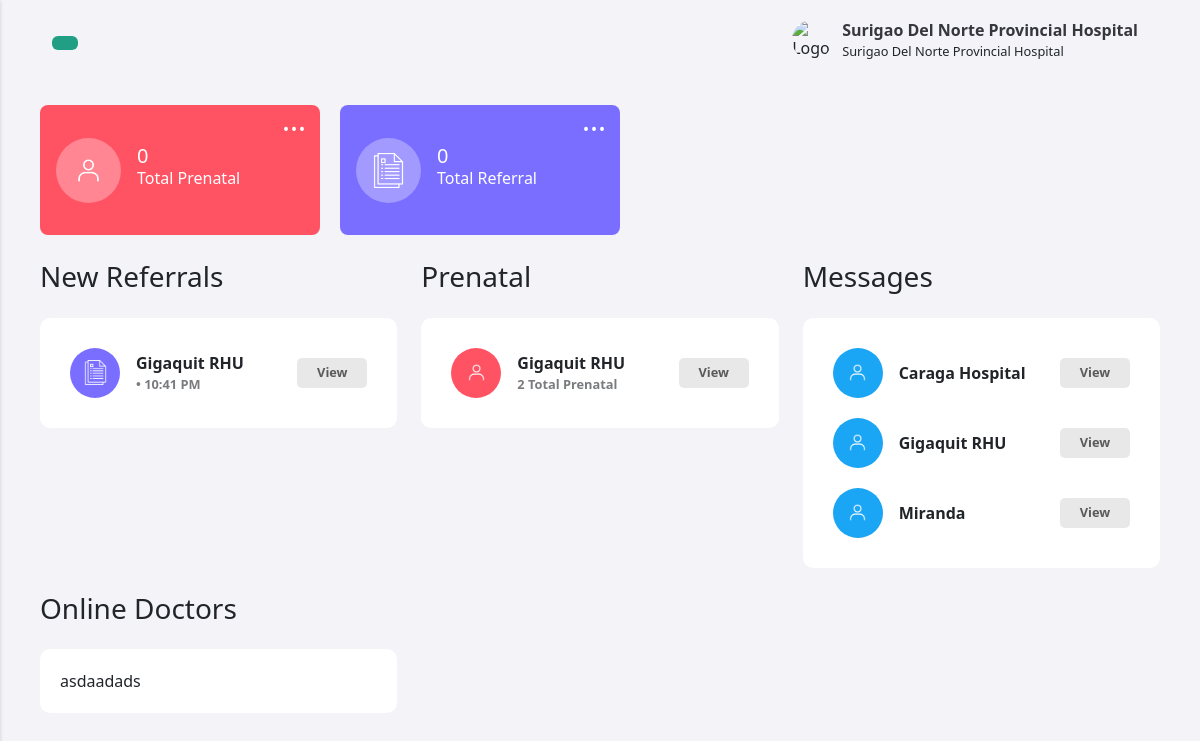
/facility/dashboard/index.php (signed in), run on the app's committed database.
### tables this page shows
CREATE TABLE `referral_records` (
  `id` int(11) NOT NULL,
  `fclt_id` int(11) NOT NULL,
  `rfrrl_id` int(11) NOT NULL,
  `date` varchar(255) NOT NULL,
  `time` varchar(255) NOT NULL,
  `referred_hospital` varchar(255) NOT NULL,
  `status` varchar(255) NOT NULL
);

CREATE TABLE `facilities` (
  `fclt_id` int(11) NOT NULL,
  `fclt_name` varchar(255) NOT NULL,
  `fclt_password` varchar(255) NOT NULL,
  `fclt_ref_id` varchar(255) NOT NULL,
  `fclt_type` varchar(255) NOT NULL,
  `fclt_address` varchar(255) NOT NULL,
  `img_url` text NOT NULL
);

### facility/dashboard/includes/referral_functions.inc.php (called while the page is built, shortened)
<?php
include 'dbh.inc.php';
function minireferrals() {
    global $conn, $fclt_id;
    $sql = "SELECT *
    FROM referral_records
    INNER JOIN referral_forms ON referral_forms.id = referral_records.rfrrl_id
    INNER JOIN facilities ON facilities.fclt_id = referral_records.fclt_id
    WHERE referred_hospital = '$fclt_id' AND referral_records.status = 'Pending' OR facilities.fclt_type = 'Provincial Hospital' AND referral_records.status = 'Declined'
    LIMIT 4";
    $result = mysqli_query($conn, $sql);
    if ($result) {
        $referrals = mysqli_fetch_all($result, MYSQLI_ASSOC);
        return $referrals;
    } else {
        echo "Error executing query: " . mysqli_error($conn);
    }
    return array();
}
function prenatals() {
    global $conn, $fclt_id;
    $sql = "SELECT p.fclt_id, COUNT(*) AS row_count, fclt_name FROM patients AS p INNER JOIN facilities AS f ON p.fclt_id = f.fclt_id GROUP BY p.fclt_id ORDER BY p.fclt_id";
    $result = mysqli_query($conn, $sql);
    if ($result) {
        $prenatals = mysqli_fetch_all($result, MYSQLI_ASSOC);
        return $prenatals;
    } else {
        echo "Error executing query: " . mysqli_error($conn);
    }
    return array();
}

### facility/dashboard/includes/messages_functions.inc.php (called while the page is built, shortened)
<?php
function contacts() {
    global $conn, $fclt_id;
    $sql = "SELECT * FROM `facilities`";
    $result = mysqli_query($conn, $sql);
    if ($result) {
        $contacts = mysqli_fetch_all($result, MYSQLI_ASSOC);
        return $contacts;
    } else {
        echo "Error executing query: " . mysqli_error($conn);
    }
    return array();
}

### facility/dashboard/index.php (the view, shortened to what this page needs)
<?php
include_once 'header.php';
include_once 'includes/referral_functions.inc.php';
include_once 'includes/messages_functions.inc.php';
$fclt_id = $_SESSION['fcltid'];
$contacts = contacts();
$prenatals = prenatals();
$getminireferral = minireferrals();
$sql1 = "SELECT COUNT(*) as row_count FROM patients WHERE fclt_id = '$fclt_id'";
$sql2 = "SELECT COUNT(*) as row_count FROM referral_records WHERE fclt_id = '$fclt_id'";
$result1 = mysqli_query($conn, $sql1);
$result2 = mysqli_query($conn, $sql2);
if ($result1 && $result2) {
    $patients = mysqli_fetch_assoc($result1);
    $referral = mysqli_fetch_assoc($result2);
    $patients = $patients['row_count'];
    $referral = $referral['row_count'];
}
?>
<div class="main-cards">
<div class="mini-cards" id="card1">
  <div class="mini-logo">
    <img src="assets/person.png" class="mini-logo-image" alt="Logo">
  </div>
  <div class="mini-card-content">
    <h2 class="mini-name"><?php echo $patients;?></h2>
    <p class="mini-description">Total Prenatal</p>
  </div>
  <div class="mini-menu">
    <button class="mini-menu-button">...</button>
  </div>
</div>
<div class="mini-cards" id="card2">
  <div class="mini-logo">
    <img src="assets/referral.png" class="mini-logo-image" alt="Logo">
  </div>
  <div class="mini-card-content">
    <h2 class="mini-name"><?php echo $referral;?></h2>
    <p class="mini-description">Total Referral</p>
  </div>
  <div class="mini-menu">
    <button class="mini-menu-button">...</button>
  </div>
</div>
</div>
<div class="main-feed">
  <div class="row">
  <div class="col-12 col-sm-12 col-md-6 col-lg-4 mb-4">
        <div class="head">
              <h3 class="left-heading mb-4">New Referrals</h3>
            </div>
          <div class="home-feed">
          <div class="yourDivClass">
  <?php
              foreach ($getminireferral as  $referrals) {
                  $fclt_name = $referrals['fclt_name'];
                  $time = $referrals['time'];
                  $name = $referrals['name'];
                  ?>
      <div class="referral-card">
              <div class="mini-referral-logo" id="referral-logo">
                <img src="assets/referral.png" alt="Logo" class="logo">
              </div>
                <div class="info">
                    <div class="name"><?= $fclt_name ?></div>
                  <?php
                    if($time == NULL){
                      ?>
                      <div class="description"><?= $name ?> • <?= $time?></div>
                      <?php
                    }else{
                      ?>
                  <div class="description"><?= $name ?> • <?= $time?></div>
                      <?php
                    }
                  ?>
                </div>
                <button class="confirm-button" id="viewbtn">View</button>
            </div>
            <?php
        }
      ?>
        </div>
        </div>
        </div>
    <div class="col-12 col-sm-12 col-md-6 col-lg-4 mb-4">
    <div class="head">
          <h3 class="left-heading mb-4">Prenatal</h3>
        </div>
      <div class="home-feed">
        <div class="yourDivClass">
        <?php
            foreach ($prenatals as $prenatals) {
                $total = $prenatals['row_count'];
                $fclt_name = $prenatals['fclt_name'];
            ?>
        <div class="referral-card">
          <div class="mini-referral-logo" id="prenatal-logo">
            <img src="assets/person.png" alt="Logo" class="logo">
          </div>
            <div class="info">
                <div class="name"><?= $fclt_name ?></div>
                <div class="description"><?= $total ?> Total Prenatal</div>
            </div>
            <button class="confirm-button" id="viewbtn">View</button>
        </div>
            <?php
            }
            ?>
        </div>
      </div>
    </div>
    <div class="col-12 col-sm-12 col-md-6 col-lg-4 mb-4">
    <div class="head">
          <h3 class="left-heading mb-4">Messages</h3>
        </div>
      <div class="home-feed">
        <div class="yourDivClass">
        <div class="contacts">
            <?php
            foreach ($contacts as $contact) {
                $contact_name = $contact['fclt_name'];
                $contact_id = $contact['fclt_id'];
                if ($contact_id != $fclt_id) {
            ?>
                <div class="referral-card" id="message-contact" data-contact-name="<?php echo $contact_name; ?>" data-contact-id="<?php echo $contact_id; ?>">
            <div class="mini-referral-logo" id="message-logo">
                <img src="assets/person.png" alt="Logo" class="logo">
            </div>
            <div class="info">
                <div class="name"><?php echo $contact_name; ?></div>
            </div>
            <button class="confirm-button" id="viewbtn">View</button>
        </div>
            <?php
                }
            }
            ?>
      </div>
        </div>
      </div>
    </div>
    <div class="col-12 col-sm-12 col-md-6 col-lg-4 mb-4">
    <div class="head">
          <h3 class="left-heading mb-4">Online Doctors</h3>
        </div>
      <div class="home-feed">
        <div class="yourDivClass">
          asdaadads
        </div>
      </div>
    </div>
  </div>
</div>
<?php
include_once 'footer.php'
?>

### facility/dashboard/css/style.css (style rules this page uses)
body { font-family: 'Plus Jakarta Sans', sans-serif; margin: 0; font-size: 1rem; font-weight: 400; line-height: 1.5; color: #212529; text-align: left; background-color: #fff; }
.head { display: flex; align-items: center; }
.home-feed { background-color: #ffffff; padding: 20px; border-radius: 10px; }
.main-cards { display: flex; gap: 20px; margin-bottom: 25px; }
.mini-cards { display: flex; align-items: center; padding: 16px; border-radius: 8px; position: relative; width: 280px; height: 130px; }
#card1 { background-color: #FF5263; }
#card2 { background-color: #796EFF; }
.mini-logo { display: flex; align-items: center; justify-content: center; width: 65px; height: 65px; padding: 15px; border-radius: 50%; margin-right: 16px; margin-left: 0; object-fit: cover; background-color: rgba(255, 255, 255, 0.3); align-items: center; justify-content: center; }
.mini-cards img { width: 35px; height: 35px; }
.mini-card-content { flex-grow: 1; }
.mini-name { font-size: 20px; margin-top: 10px; color: #FFFFFF; }
.mini-description { color: #FFFFFF; margin-top: -10px; }
.mini-menu { position: absolute; top: 8px; right: 8px; }
.mini-menu-button { background: none; border: none; font-size: 30px; cursor: pointer; margin-top: -30px; color: #FFFFFF; }
.referral-card { display: flex; padding: 10px; align-items: center; transition: all 0.3s; border-radius: 10px; }
.mini-referral-logo { min-width: 50px; min-height: 50px; max-width: 50px; max-height: 50px; padding: 10px; border-radius: 50%; margin-right: 16px; margin-left: 0; object-fit: cover; display: flex; align-items: center; justify-content: center; }
#referral-logo { background-color: #796EFF; }
#prenatal-logo { background-color: #FF5263; }
#message-logo { background-color: #1ba5f5; }
.referral-card img { width: 25px; height: 25px; }
.info { flex-grow: 1; }
.name { font-size: 1rem; font-weight: bold; }
.description { margin-top:0; font-size: 0.8rem; opacity: 0.6; font-weight: 600; }
.confirm-button { padding: 5px; font-size: 0.8rem; border: none; border-radius: 5px; cursor: pointer; font-weight: 600; text-align: center; }
#viewbtn { background-color: rgba(141, 140, 140, 0.2); color: #5a5a5a; min-width: 70px; min-height: 30px; }

### data on the page
referral_records: fclt.fclt_name "Gigaquit RHU", time "10:41 PM"
facilities: fclt_name "Caraga Hospital"
facilities: fclt_name "Gigaquit RHU"
facilities: fclt_name "Miranda"

### other printed values
$_SESSION["usersname"] "Surigao Del Norte Provincial Hospital"
$_SESSION["usersrole"] "Surigao Del Norte Provincial Hospital"
$patients "0"
$referral "0"
$fclt_name "Gigaquit RHU"
$total "2"
